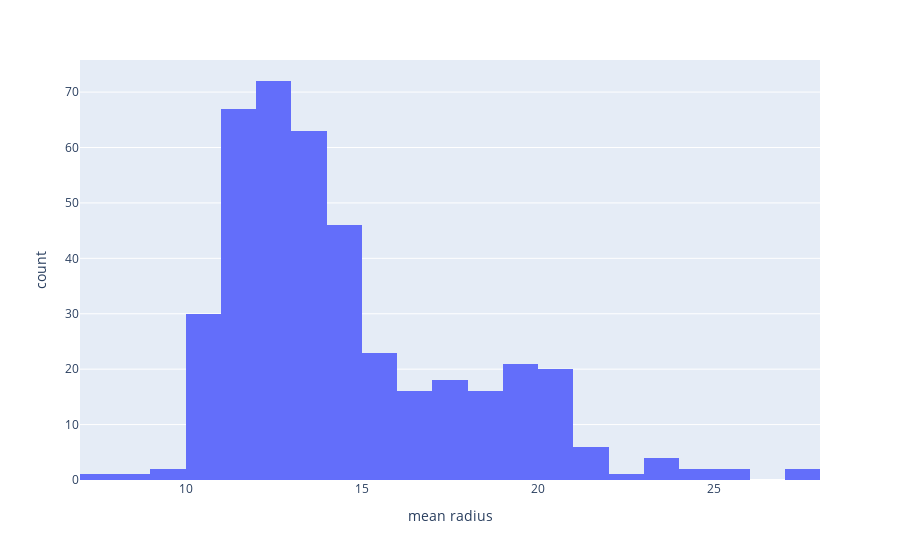
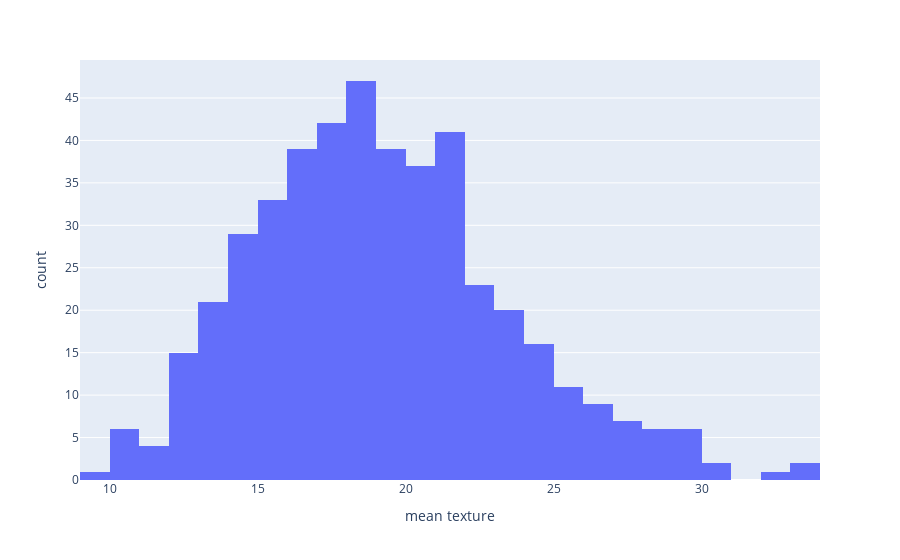
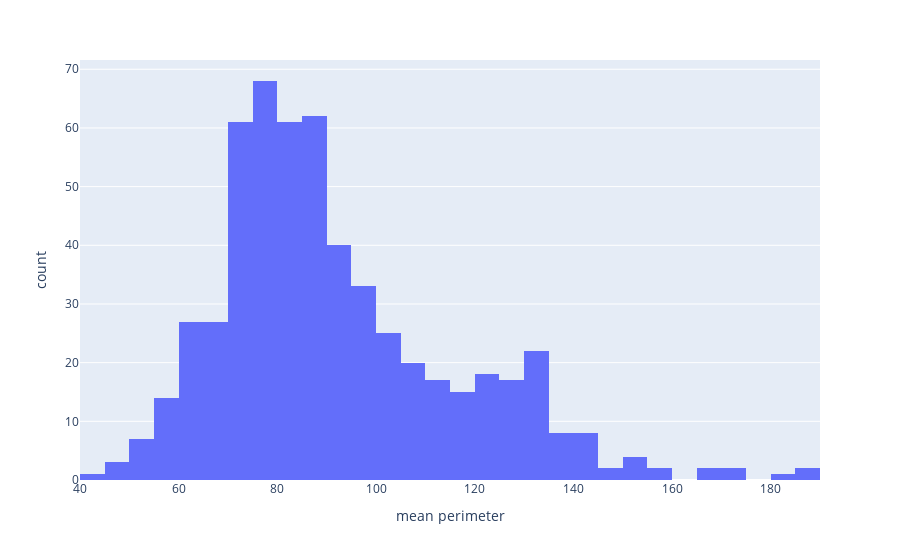
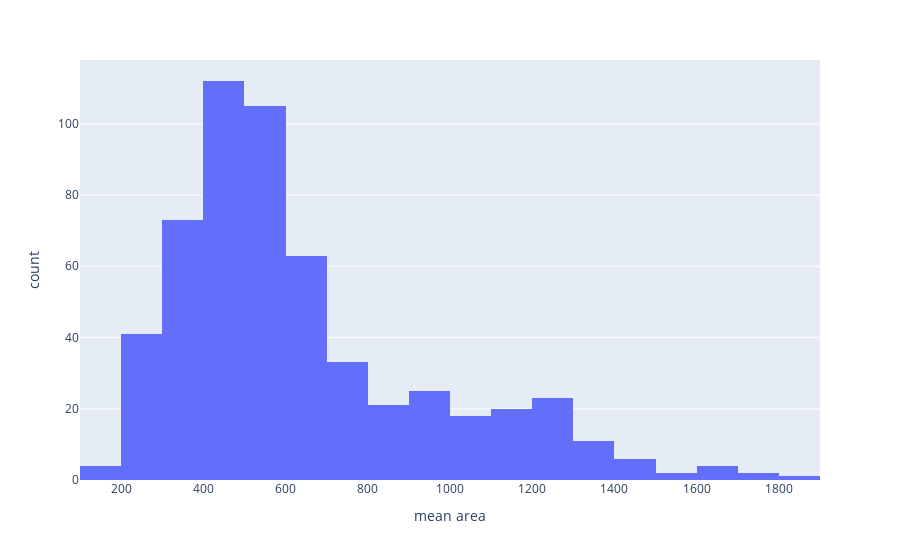

Here is the notebook cell these charts were saved with, in order:
### Markdown cell above
Finally, is displayed the distribution probabilities without the outliers.

### Code cell
for col_name in data.columns:
    fig = px.histogram(data, col_name)
    fig.show()

### Figure 1 — Plotly figure (JSON) as saved in the notebook; plotly's stock layout.template omitted (floating-point values rounded to 4 significant figures; data arrays with more than 128 entries replaced by an {"elided": "..."} marker saying what was removed)
{"data": [{"alignmentgroup": "True", "bingroup": "x", "hovertemplate": "mean radius=%{x}<br>count=%{y}<extra></extra>", "legendgroup": "", "marker": {"color": "#636efa", "pattern": {"shape": ""}}, "name": "", "offsetgroup": "", "orientation": "v", "showlegend": false, "type": "histogram", "x": {"elided": "569 float values"}, "xaxis": "x", "yaxis": "y"}], "layout": {"barmode": "relative", "legend": {"tracegroupgap": 0}, "margin": {"t": 60}, "xaxis": {"anchor": "y", "domain": [0, 1], "title": {"text": "mean radius"}}, "yaxis": {"anchor": "x", "domain": [0, 1], "title": {"text": "count"}}}}

### Figure 2 — Plotly figure (JSON) as saved in the notebook; plotly's stock layout.template omitted (floating-point values rounded to 4 significant figures; data arrays with more than 128 entries replaced by an {"elided": "..."} marker saying what was removed)
{"data": [{"alignmentgroup": "True", "bingroup": "x", "hovertemplate": "mean texture=%{x}<br>count=%{y}<extra></extra>", "legendgroup": "", "marker": {"color": "#636efa", "pattern": {"shape": ""}}, "name": "", "offsetgroup": "", "orientation": "v", "showlegend": false, "type": "histogram", "x": {"elided": "569 float values"}, "xaxis": "x", "yaxis": "y"}], "layout": {"barmode": "relative", "legend": {"tracegroupgap": 0}, "margin": {"t": 60}, "xaxis": {"anchor": "y", "domain": [0, 1], "title": {"text": "mean texture"}}, "yaxis": {"anchor": "x", "domain": [0, 1], "title": {"text": "count"}}}}

### Figure 3 — Plotly figure (JSON) as saved in the notebook; plotly's stock layout.template omitted (floating-point values rounded to 4 significant figures; data arrays with more than 128 entries replaced by an {"elided": "..."} marker saying what was removed)
{"data": [{"alignmentgroup": "True", "bingroup": "x", "hovertemplate": "mean perimeter=%{x}<br>count=%{y}<extra></extra>", "legendgroup": "", "marker": {"color": "#636efa", "pattern": {"shape": ""}}, "name": "", "offsetgroup": "", "orientation": "v", "showlegend": false, "type": "histogram", "x": {"elided": "569 float values"}, "xaxis": "x", "yaxis": "y"}], "layout": {"barmode": "relative", "legend": {"tracegroupgap": 0}, "margin": {"t": 60}, "xaxis": {"anchor": "y", "domain": [0, 1], "title": {"text": "mean perimeter"}}, "yaxis": {"anchor": "x", "domain": [0, 1], "title": {"text": "count"}}}}

### Figure 4 — Plotly figure (JSON) as saved in the notebook; plotly's stock layout.template omitted (floating-point values rounded to 4 significant figures; data arrays with more than 128 entries replaced by an {"elided": "..."} marker saying what was removed)
{"data": [{"alignmentgroup": "True", "bingroup": "x", "hovertemplate": "mean area=%{x}<br>count=%{y}<extra></extra>", "legendgroup": "", "marker": {"color": "#636efa", "pattern": {"shape": ""}}, "name": "", "offsetgroup": "", "orientation": "v", "showlegend": false, "type": "histogram", "x": {"elided": "569 float values"}, "xaxis": "x", "yaxis": "y"}], "layout": {"barmode": "relative", "legend": {"tracegroupgap": 0}, "margin": {"t": 60}, "xaxis": {"anchor": "y", "domain": [0, 1], "title": {"text": "mean area"}}, "yaxis": {"anchor": "x", "domain": [0, 1], "title": {"text": "count"}}}}
